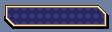

This game map was drawn from its Tiled (.tmx) file and the tilesets committed beside it. A one-line description and the full map source follow:
An orthogonal 14x4 tile map with 8x8 px tiles, 1 tile layer (Tile Layer 1).

<map version="1.9" tiledversion="1.9.1" orientation="orthogonal" renderorder="right-down" width="14" height="4" tilewidth="8" tileheight="8" infinite="0" nextlayerid="2" nextobjectid="1">
 <tileset firstgid="1" name="BobMenuTiles" tilewidth="8" tileheight="8" tilecount="128" columns="16">
  <image source="../../Image/Png/BobMenuTiles.png" width="128" height="64" />
 </tileset>
 <layer id="1" name="Tile Layer 1" width="14" height="4">
  <data encoding="csv">
4,3,3,3,3,3,3,3,3,3,3,3,6,1,
37,2,2,2,2,2,2,2,2,2,2,2,7,19,
21,22,2,2,2,2,2,2,2,2,2,2,2,20,
1,23,24,24,24,24,24,24,24,24,24,24,24,25
</data>
 </layer>
</map>
